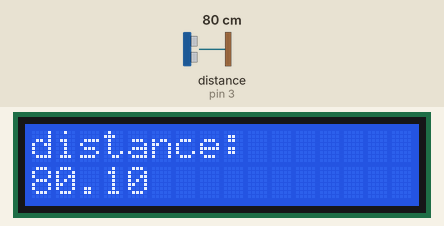
Simulated run of this sketch. Board: Arduino Uno, built with avr-gcc and run on an emulated ATmega328P. On the bench: 16×2 character LCD. Wiring (inferred from the names in the program): ultrasonic range finder: trigger pin 2; echo pin 3. The inputs (shaded band) are chosen by the test bench; at power-on: distance to the obstacle (sensor on pin 3) 80 cm. The echo pulse lasts 58.3 µs per cm.

Above: at 1.2 s.
1.3 s: distance to the obstacle (sensor on pin 3) set to 2 cm
At 3.0 s:
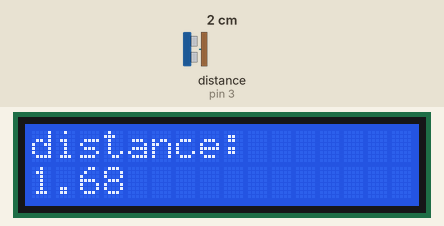
3.6 s: distance to the obstacle (sensor on pin 3) set to 4 cm
At 4.9 s:
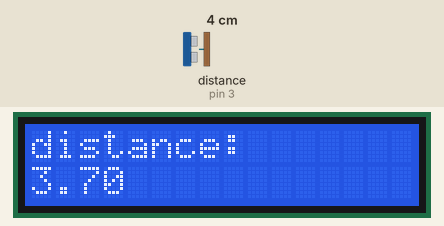
5.2 s: distance to the obstacle (sensor on pin 3) set to 9 cm
At 5.7 s:
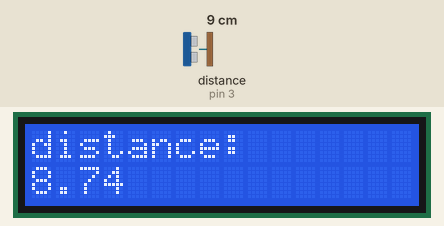
Timing chart, 0 to 8.2 s (numbered marks = the images above; inputs shaded):
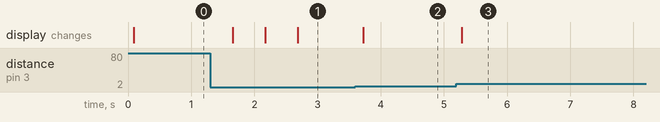

Measured:
- after the input at 1.3 s, the display: changes after 0.36 s (image 1)
- after the input at 3.6 s, the display: changes after 0.13 s (image 2)
- after the input at 5.2 s, the display: changes after 0.08 s (image 3)

The sketch:

Distance_1602.ino
```cpp
#include <Wire.h>
#include <LCD.h>
#include <LiquidCrystal_I2C.h>


#define I2C_ADDR    0x27 // <<----- Add your address here.  Find it from I2C Scanner
#define BACKLIGHT_PIN     3
#define En_pin  2
#define Rw_pin  1
#define Rs_pin  0
#define D4_pin  4
#define D5_pin  5
#define D6_pin  6
#define D7_pin  7

int n = 1;
const int TrigPin = 2;
const int EchoPin = 3;
float cm;
LiquidCrystal_I2C	lcd(I2C_ADDR,En_pin,Rw_pin,Rs_pin,D4_pin,D5_pin,D6_pin,D7_pin);

void setup()
{
  Serial.begin(9600);
  lcd.begin (16,2); //  <<----- My LCD was 16x2
pinMode(TrigPin, OUTPUT);
pinMode(EchoPin, INPUT);

// Switch on the backlight
lcd.setBacklightPin(BACKLIGHT_PIN,POSITIVE);
lcd.setBacklight(HIGH);
lcd.home (); // go home

  //lcd.print("SainSmartI2C16x2");
  lcd.setBacklight(HIGH);
}

void loop()
{
digitalWrite(TrigPin, LOW); //低高低电平发一个短时间脉冲去TrigPin
delayMicroseconds(2);
digitalWrite(TrigPin, HIGH);
delayMicroseconds(10);
digitalWrite(TrigPin, LOW);

cm = pulseIn(EchoPin, HIGH) / 58.0; //将回波时间换算成cm
cm = (int(cm * 100.0)) / 100.0; //保留两位小数

  lcd.clear();
  lcd.setCursor (0,0);
  lcd.print("distance:");
  lcd.setCursor (0,1);
  lcd.print(cm);
  delay(500);
}
```
